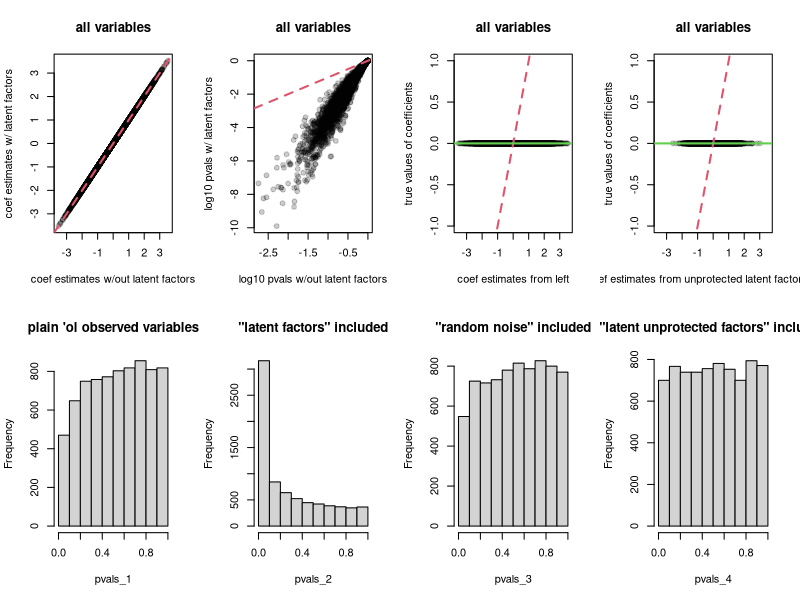

Write R code to recreate this figure.
# set.seed(1)
n <- 1E2 #number of individuals (eg humans) in the sample
m <- 5E2 #number of analytes / outcomes
p <- 50 #number of variables that systematically structure outcomes
k <- 15 #number of those variables that are known (and of interest)
n_PCs_to_use <- 29 #number of PCs to use
b <- matrix(rnorm(m*p), p, m) #true coefficients, effect of variables on each outcome
b[1:k,] <- 0 #the "null" hypothesis that those k variables are 0
# b[1:ceiling(k/2),] <- 0 #the "null" hypothesis that those k variables are 0
b[k+1,] <- 10 #make first unobserved covariate super strung
x <- matrix(rnorm(n*p), n, p) #values for each variable for each individual
y <- x %*% b #y observed without iid noise
e <- matrix(rnorm(n*m, sd = sqrt(p/2)), n, m) #residual error for y, with ~1/3rd variance indep
ye <- y + e #the y we observe, with residual noise

#incorporating no latent factors
fits_1 <- lapply(1:m, function(i){
  fit <- lm(ye[,i] ~ x[,1:k])
  return(list(
    coefs = summary(fit)$coefficients[-1,1],
    pvals = summary(fit)$coefficients[-1,4],
    resids = fit$resid
  ))
})
coefs_1 <- sapply(fits_1, function(x) x$coefs)
pvals_1 <- sapply(fits_1, function(x) x$pvals)
resids_1 <- sapply(fits_1, function(x) x$resids)

#then we do PCA on the residuals from the above
pca <- prcomp(resids_1)
# n_PCs_to_use <- sum(cumsum(prcomp(x)$sdev^2) / sum(prcomp(x)$sdev^2) < 0.9)
PCs_to_use <- 1:n_PCs_to_use
latent_vals <- pca$x[,PCs_to_use]

#show PCs are orthogonal to original variation
cor(cbind(x[,1:k], pca$x))[1:k, (k+1):p]
sum(cumsum(eigen(cor(resids_1))$values) / m < 0.9999) + 1
n - k - 1 #with an error term
p - k #with no error term

pc_corr_with_unobs_vars <- cor(cbind(latent_vals, x[,(k+1):p]))[1:n_PCs_to_use, (n_PCs_to_use+1):(n_PCs_to_use + p - k)]
spooky_latent_correlations <- t(apply(pc_corr_with_unobs_vars, 1, function(x){
  top_corr_ind <- which.max(abs(x))
  c(latent_var = top_corr_ind, 
    corr = max(abs(x)) * sign(x[top_corr_ind]),
    second_top_corr = x[order(abs(x), decreasing = T)[2]])
}))

#indeed these "latent factors" do covary with our unobserved variables
spooky_latent_correlations

#so let's include them in the regression
fits_2 <- lapply(1:m, function(i){
  fit <- lm(ye[,i] ~ x[,1:k] + latent_vals)
  return(list(
    coefs = summary(fit)$coefficients[2:(k+1),1],
    pvals = summary(fit)$coefficients[2:(k+1),4],
    resids = fit$resid
  ))
})
coefs_2 <- sapply(fits_2, function(x) x$coefs)
pvals_2 <- sapply(fits_2, function(x) x$pvals)
resids_2 <- sapply(fits_2, function(x) x$resids)

#compare to incl random noise
fits_3 <- lapply(1:m, function(i){
  fit <- lm(ye[,i] ~ x[,1:k] + matrix(rnorm(n*n_PCs_to_use), n, n_PCs_to_use))
  return(list(
    coefs = summary(fit)$coefficients[2:(k+1),1],
    pvals = summary(fit)$coefficients[2:(k+1),4],
    resids = fit$resid
  ))
})
coefs_3 <- sapply(fits_3, function(x) x$coefs)
pvals_3 <- sapply(fits_3, function(x) x$pvals)
resids_3 <- sapply(fits_3, function(x) x$resids)

#compare to latent factors where focal variables "unprotected"
pca2 <- prcomp(ye)
latent_vals2 <- pca2$x[,PCs_to_use]

fits_4 <- lapply(1:m, function(i){
  fit <- lm(ye[,i] ~ x[,1:k] + latent_vals2)
  return(list(
    coefs = summary(fit)$coefficients[2:(k+1),1],
    pvals = summary(fit)$coefficients[2:(k+1),4],
    resids = fit$resid
  ))
})
coefs_4 <- sapply(fits_4, function(x) x$coefs)
pvals_4 <- sapply(fits_4, function(x) x$pvals)
resids_4 <- sapply(fits_4, function(x) x$resids)

par(mfrow = c(2,4))

#pick some random outcome variable in 1:m
i = 1

#coefficients estimates are identical, perhaps as expected
plot(coefs_1[,i], coefs_2[,i], main = paste0("all variables"), 
     xlab = "coef estimates w/out latent factors", pch = 19, col = adjustcolor(1,0.2),
     ylab = "coef estimates w/ latent factors",
     xlim = range(coefs_1), ylim = range(coefs_2))
for(i in 2:m){points(coefs_1[,i], coefs_2[,i], pch = 19, col = adjustcolor(1,0.2))}
abline(0,1,col=2,lty=2,lwd=2)

#pvals for the latent factor thing are lower
plot(log10(pvals_1[,i]), log10(pvals_2[,i]), main = paste0("all variables"),
     xlab = "log10 pvals w/out latent factors", pch = 19, col = adjustcolor(1,0.2),
     ylab = "log10 pvals w/ latent factors",
     xlim = range(log10(pvals_1)), ylim =range(log10(pvals_2))); 
for(i in 2:m){points(log10(pvals_1[,i]), log10(pvals_2[,i]), pch = 19, col = adjustcolor(1,0.2))}
abline(0,1,col=2,lty=2,lwd=2)

#compare estimates to true values
plot(coefs_1[,i], b[1:k, i], main = paste0("all variables"), 
     xlab = "coef estimates from left", pch = 19, col = adjustcolor(1,0.2),
     ylab = "true values of coefficients",
     xlim = range(c(coefs_1, coefs_4)), ylim = range(b[1:k,]));
for(i in 2:m){points(coefs_1[,i], b[1:k,i], pch = 19, col = adjustcolor(1,0.2))}
abline(0,1,col=2,lty=2,lwd=2)
abline(lm(c(b[1:k,]) ~ c(coefs_1)), lwd = 2, col = 3)

#compare unprotected estimates to true values
plot(coefs_4[,i], b[1:k, i], main = paste0("all variables"), 
     xlab = "coef estimates from unprotected latent factors model", pch = 19, col = adjustcolor(1,0.2),
     ylab = "true values of coefficients",
     xlim = range(c(coefs_1, coefs_4)), ylim = range(b[1:k,])); 
for(i in 2:m){points(coefs_4[,i], b[1:k,i], pch = 19, col = adjustcolor(1,0.2))}
abline(0,1,col=2,lty=2,lwd=2)
abline(lm(c(b[1:k,]) ~ c(coefs_4)), lwd = 2, col = 3)

#poorly calibrated type-1 error 
hist(pvals_1, main = "plain \'ol observed variables")
hist(pvals_2, main = "\"latent factors\" included")
hist(pvals_3, main = "\"random noise\" included")
hist(pvals_4, main = "\"latent unprotected factors\" included")
